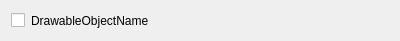
<?xml version="1.0" encoding="UTF-8"?>
<ui version="4.0">
 <class>vcl::DrawableObjectFrame</class>
 <widget class="QFrame" name="vcl::DrawableObjectFrame">
  <property name="geometry">
   <rect>
    <x>0</x>
    <y>0</y>
    <width>400</width>
    <height>41</height>
   </rect>
  </property>
  <property name="windowTitle">
   <string>Frame</string>
  </property>
  <layout class="QHBoxLayout" name="horizontalLayout">
   <item>
    <widget class="QCheckBox" name="visibilityCheckBox">
     <property name="text">
      <string/>
     </property>
    </widget>
   </item>
   <item>
    <widget class="QLabel" name="objNameLabel">
     <property name="sizePolicy">
      <sizepolicy hsizetype="MinimumExpanding" vsizetype="Preferred">
       <horstretch>0</horstretch>
       <verstretch>0</verstretch>
      </sizepolicy>
     </property>
     <property name="text">
      <string>DrawableObjectName</string>
     </property>
    </widget>
   </item>
  </layout>
 </widget>
 <resources/>
 <connections/>
</ui>
